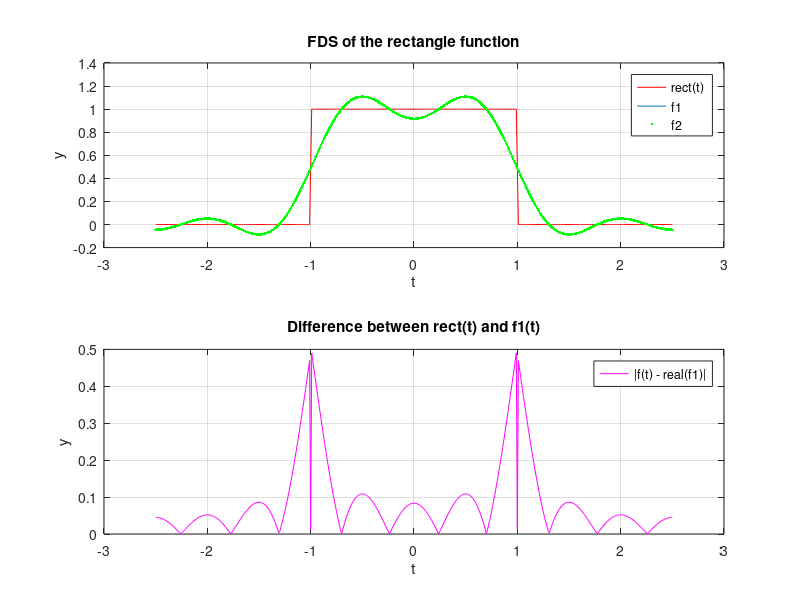

The MATLAB source for this figure:
T = 5; %period, in seconds
theta = 1;
t = [-T/2:0.01:T/2]'; %time vector
N = length(t);
v0 = 1/T; 
n = input("Choose the n value : "); %n=100 for the best result

for k = 1:N %rectangle function
  if (abs(t(k)) < theta)
    x(k) = 1;
  elseif (abs(t(k)) == theta)
    x(k) = 0.5;
  else
    x(k) = 0;
  end
end

for k = -n:n %coefficient c
  c(k + n + 1) = ((2 .* theta)./T) .* sinc(2 .* v0 .* k .* theta); %pi inclu dans le sinc de matlab
end

f1 = zeros(N,1); %create a tab filled with 0, dimensions N and 1
for k = -n:n
    f1 = f1 + c(k + n + 1) .* exp(2 .* 1j .* pi .* v0 .* k .* t); %don't forget the j (or i), complex
end

a0 = 2 .* c(n + 1);
for k = 1:n %a and b coefficients
    a(k) = c(n + 1 - k) + c(n + 1 + k);
    b(k) = 1j .* ( c(n + 1 + k) - c(n + 1 - k) );
end

f2 = zeros(N,1) + a0/2; %same, with a0/2 for each new line
for k = 1:n
    f2 = f2 + a(k) .* cos(2 .* pi .* v0 .* k .* t) + b(k) .* sin(2 .* pi .* v0 .* k .* t);
end

f3 = zeros(N, 1); %finally, here for the absolute value of the difference
for k = 1:N 
    f3(k) = f3(k) + abs(x(k) - real(f1(k)));
end

subplot(2,1,1);
plot(t, x, 'r')
hold on
plot(t, real(f1)) %real(x) makes it possible to represent the real part of the function
hold on
plot(t, f2, 'g.')
title('FDS of the rectangle function')
grid()
xlabel('t');
ylabel('y');
legend('rect(t)', 'f1', 'f2')

subplot(2,1,2);
plot(t, f3, 'm')
title('Difference between rect(t) and f1(t)')
grid()
xlabel('t');
ylabel('y');
legend('|f(t) - real(f1)|')
